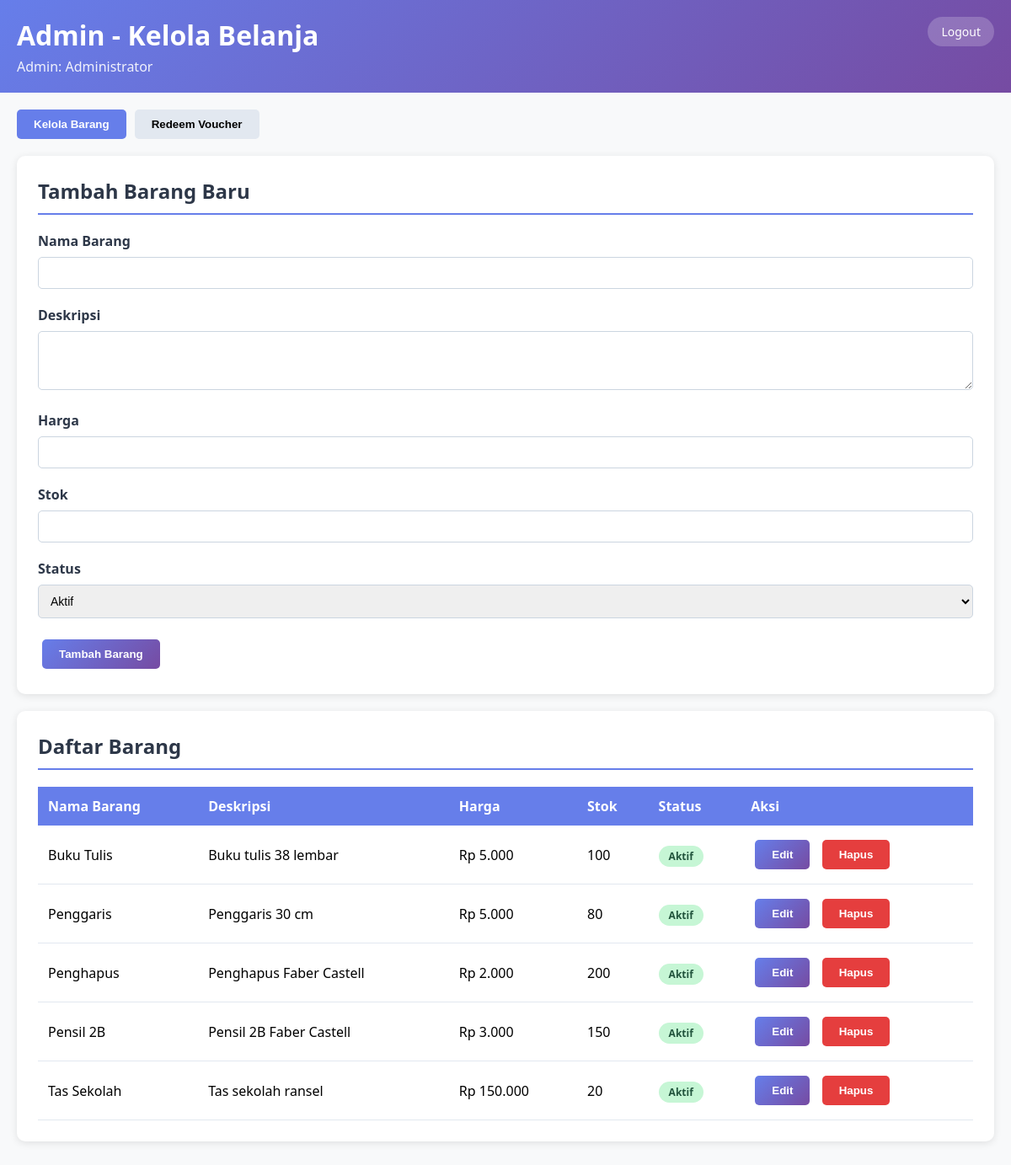
The app's page /collage/adminbelanja.php (signed in) with its own data.
### tables this page shows
CREATE TABLE IF NOT EXISTS `barang` (
  `id` int(11) NOT NULL AUTO_INCREMENT,
  `nama_barang` varchar(255) NOT NULL,
  `deskripsi` text DEFAULT NULL,
  `harga` decimal(10,2) NOT NULL,
  `stok` int(11) NOT NULL DEFAULT 0,
  `gambar` varchar(255) DEFAULT NULL,
  `status` enum('aktif','nonaktif') NOT NULL DEFAULT 'aktif',
  `created_at` timestamp NOT NULL DEFAULT CURRENT_TIMESTAMP,
  `updated_at` timestamp NOT NULL DEFAULT CURRENT_TIMESTAMP ON UPDATE CURRENT_TIMESTAMP,
  PRIMARY KEY (`id`)
);

### collage/adminbelanja.php (the view, shortened to what this page needs)
<?php
$servername = "localhost";
$username = "ypikhair_admin";
$password = "hakim123123123";
$dbname = "ypikhair_datautama";
    ?>
    <?php
$conn = new mysqli($servername, $username, $password, $dbname);
$conn->set_charset("utf8mb4");
$admin_nama = $_SESSION['admin_nama'];
$stmt = $conn->prepare("SELECT * FROM barang ORDER BY nama_barang ASC");
$stmt->execute();
$result = $stmt->get_result();
$barang_list = [];
while ($row = $result->fetch_assoc()) {
    $barang_list[] = $row;
}
?>
<!DOCTYPE html>
<html lang="id">
<head>
</head>
<body>
    <div class="header">
        <a href="?logout=1" class="logout">Logout</a>
        <h1>Admin - Kelola Belanja</h1>
        <p>Admin: <?= htmlspecialchars($admin_nama) ?></p>
    </div>
    <div class="container">
        <div class="tabs">
            <button class="tab-btn active" onclick="showTab('barang')">Kelola Barang</button>
            <button class="tab-btn" onclick="showTab('voucher')">Redeem Voucher</button>
        </div>
        <div id="tab-barang" class="tab-content active">
            <div class="card">
                <h2>Tambah Barang Baru</h2>
                <form method="POST">
                    <div class="form-group">
                        <label>Nama Barang</label>
                        <input type="text" name="nama_barang" required>
                    </div>
                    <div class="form-group">
                        <label>Deskripsi</label>
                        <textarea name="deskripsi" rows="3"></textarea>
                    </div>
                    <div class="form-group">
                        <label>Harga</label>
                        <input type="number" name="harga" step="0.01" min="0" required>
                    </div>
                    <div class="form-group">
                        <label>Stok</label>
                        <input type="number" name="stok" min="0" required>
                    </div>
                    <div class="form-group">
                        <label>Status</label>
                        <select name="status" required>
                            <option value="aktif">Aktif</option>
                        </select>
                    </div>
                    <button type="submit" class="btn">Tambah Barang</button>
                </form>
            </div>
            <div class="card">
                <h2>Daftar Barang</h2>
                <?php if (empty($barang_list)): ?>
                    <p style="text-align: center; color: #666; padding: 40px;">
                        Belum ada barang yang terdaftar.
                    </p>
                <?php else: ?>
                    <table>
                        <thead>
                            <tr>
                                <th>Nama Barang</th>
                                <th>Deskripsi</th>
                                <th>Harga</th>
                                <th>Stok</th>
                                <th>Status</th>
                                <th>Aksi</th>
                            </tr>
                        </thead>
                        <tbody>
                            <?php foreach ($barang_list as $barang): ?>
                                <tr>
                                    <td><?= htmlspecialchars($barang['nama_barang']) ?></td>
                                    <td><?= htmlspecialchars($barang['deskripsi'] ?? '-') ?></td>
                                    <td>Rp <?= number_format($barang['harga'], 0, ',', '.') ?></td>
                                    <td><?= $barang['stok'] ?></td>
                                    <td>
                                        <span class="badge <?= $barang['status'] == 'aktif' ? 'badge-success' : 'badge-danger' ?>">
                                            <?= ucfirst($barang['status']) ?>
                                        </span>
                                    </td>
                                    <td>
                                        <button class="btn btn-small" onclick="editBarang(<?= htmlspecialchars(json_encode($barang)) ?>)">Edit</button>
                                        <form method="POST" style="display: inline;" onsubmit="return confirm('Yakin hapus barang ini?')">
                                            <button type="submit" class="btn btn-danger btn-small">Hapus</button>
                                        </form>
                                    </td>
                                </tr>
                            <?php endforeach; ?>
                        </tbody>
                    </table>
                <?php endif; ?>
            </div>
        </div>
    </div>
</body>
</html>

### collage/adminbelanja.php (style rules this page uses)
* { margin: 0; padding: 0; box-sizing: border-box; }
body { font-family: 'Segoe UI', Tahoma, Geneva, Verdana, sans-serif; background: #f8f9fa; }
.header { background: linear-gradient(135deg, #667eea 0%, #764ba2 100%); color: white; padding: 20px; }
.header h1 { margin-bottom: 5px; }
.header p { opacity: 0.9; }
.logout { float: right; background: rgba(255,255,255,0.2); color: white; padding: 8px 16px; text-decoration: none; border-radius: 20px; font-size: 14px; }
.container { max-width: 1400px; margin: 0 auto; padding: 20px; }
.card { background: white; padding: 25px; border-radius: 10px; box-shadow: 0 2px 10px rgba(0,0,0,0.1); margin-bottom: 20px; }
.card h2 { color: #2d3748; margin-bottom: 20px; padding-bottom: 10px; border-bottom: 2px solid #667eea; }
.form-group { margin-bottom: 20px; }
.form-group label { display: block; margin-bottom: 8px; color: #2d3748; font-weight: 600; }
.form-group input, .form-group select, .form-group textarea { width: 100%; padding: 10px; border: 1px solid #cbd5e0; border-radius: 5px; font-size: 14px; }
.btn { padding: 10px 20px; background: linear-gradient(135deg, #667eea 0%, #764ba2 100%); color: white; border: none; border-radius: 5px; cursor: pointer; font-weight: 600; margin: 5px; }
.btn-danger { background: #e53e3e; }
table { width: 100%; border-collapse: collapse; }
table th { background: #667eea; color: white; padding: 12px; text-align: left; font-weight: 600; }
table td { padding: 12px; border-bottom: 1px solid #e2e8f0; }
.badge { padding: 4px 12px; border-radius: 20px; font-size: 12px; font-weight: 600; }
.badge-success { background: #c6f6d5; color: #22543d; }
.tabs { display: flex; gap: 10px; margin-bottom: 20px; }
.tab-btn { padding: 10px 20px; background: #e2e8f0; border: none; border-radius: 5px; cursor: pointer; font-weight: 600; }
.tab-btn.active { background: #667eea; color: white; }
.tab-content { display: none; }
.tab-content.active { display: block; }

### records on screen
barang: nama_barang "Buku Tulis", deskripsi "Buku tulis 38 lembar", harga "5.000", stok "100", status "Aktif"
barang: nama_barang "Penggaris", deskripsi "Penggaris 30 cm", harga "5.000", stok "80", status "Aktif"
barang: nama_barang "Penghapus", deskripsi "Penghapus Faber Castell", harga "2.000", stok "200", status "Aktif"
barang: nama_barang "Pensil 2B", deskripsi "Pensil 2B Faber Castell", harga "3.000", stok "150", status "Aktif"
barang: nama_barang "Tas Sekolah", deskripsi "Tas sekolah ransel", harga "150.000", stok "20", status "Aktif"

### other values on screen
$admin_nama "Administrator"
